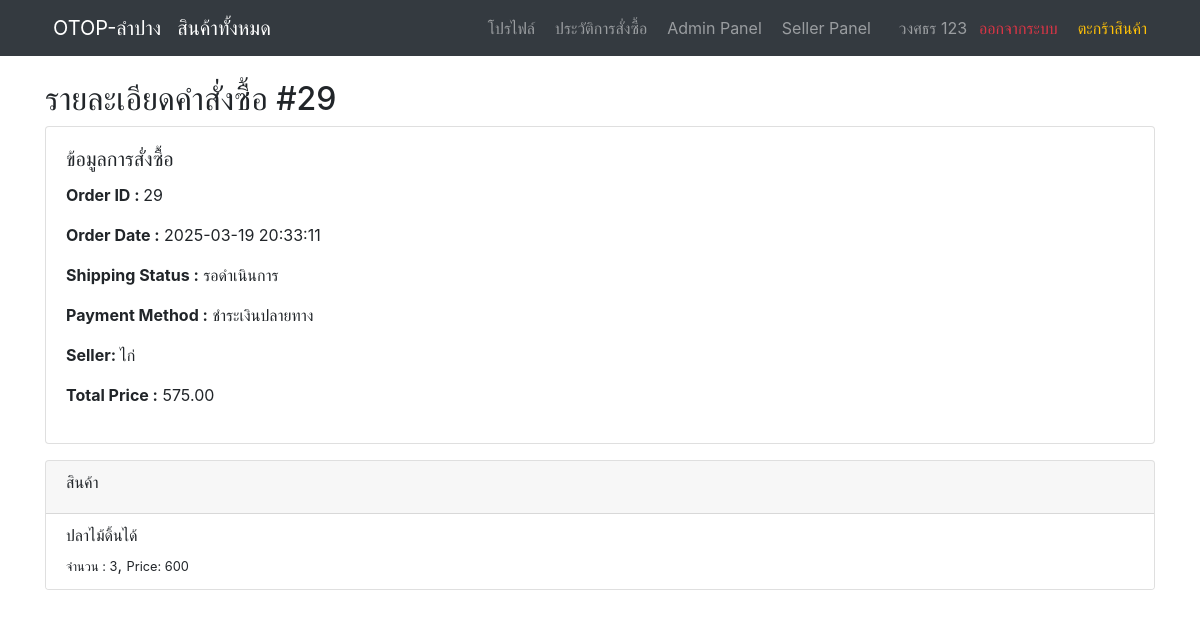
The page /order_details.php?order_id=29 (signed in) on the database its author committed.
### tables this page shows
CREATE TABLE `users` (
  `user_id` int(11) NOT NULL,
  `username` varchar(50) NOT NULL,
  `email` varchar(100) NOT NULL,
  `password` varchar(255) NOT NULL,
  `first_name` varchar(50) DEFAULT NULL,
  `last_name` varchar(50) DEFAULT NULL,
  `created_at` timestamp NOT NULL DEFAULT current_timestamp(),
  `reset_token` varchar(255) DEFAULT NULL,
  `reset_token_expires` int(11) DEFAULT NULL,
  `phone_number` varchar(20) DEFAULT NULL,
  `address` text DEFAULT NULL,
  `is_active` tinyint(1) NOT NULL DEFAULT 1
);

CREATE TABLE `orders` (
  `id` int(11) NOT NULL,
  `user_id` int(11) NOT NULL,
  `total_price` decimal(12,2) NOT NULL CHECK (`total_price` >= 0),
  `status` enum('pending','paid','shipped','completed','cancelled') NOT NULL DEFAULT 'pending',
  `created_at` timestamp NOT NULL DEFAULT current_timestamp(),
  `updated_at` timestamp NOT NULL DEFAULT current_timestamp() ON UPDATE current_timestamp(),
  `discount_id` int(11) DEFAULT NULL,
  `payment_status` enum('pending','completed','failed') DEFAULT 'pending',
  `payment_method_id` int(11) DEFAULT NULL,
  `bank_account_id` int(11) DEFAULT NULL,
  `seller_id` int(11) DEFAULT NULL,
  `shipping_status` enum('pending','packing','shipped','arrived') DEFAULT 'pending'
);

CREATE TABLE `payment_methods` (
  `id` int(11) NOT NULL,
  `name` varchar(100) NOT NULL,
  `description` text DEFAULT NULL,
  `is_active` tinyint(1) DEFAULT 1
);

CREATE TABLE `sellers` (
  `seller_id` int(11) NOT NULL,
  `user_id` int(11) NOT NULL,
  `store_name` varchar(100) NOT NULL,
  `store_description` text DEFAULT NULL,
  `phone_number` varchar(20) DEFAULT NULL,
  `commission_rate` decimal(5,2) DEFAULT NULL,
  `status` enum('active','inactive') NOT NULL DEFAULT 'active',
  `created_at` timestamp NOT NULL DEFAULT current_timestamp(),
  `updated_at` timestamp NOT NULL DEFAULT current_timestamp() ON UPDATE current_timestamp(),
  `seller_email` varchar(255) NOT NULL
);

CREATE TABLE `order_items` (
  `id` int(11) NOT NULL,
  `order_id` int(11) NOT NULL,
  `product_id` int(11) NOT NULL,
  `quantity` int(11) NOT NULL CHECK (`quantity` > 0),
  `price` decimal(10,2) NOT NULL CHECK (`price` >= 0)
);

CREATE TABLE `featured_products` (
  `id` int(11) NOT NULL,
  `seller_id` int(11) NOT NULL,
  `name` varchar(100) NOT NULL,
  `description` text DEFAULT NULL,
  `price` decimal(10,2) NOT NULL CHECK (`price` >= 0),
  `image` varchar(255) DEFAULT NULL,
  `created_at` timestamp NOT NULL DEFAULT current_timestamp(),
  `category_id` int(11) DEFAULT NULL,
  `stock` int(11) NOT NULL DEFAULT 0 CHECK (`stock` >= 0),
  `is_active` tinyint(1) DEFAULT 1
);

### inc/functions.php (called while the page is built, shortened)
<?php
function get_db_results($conn, $sql, $param_types = "", ...$params) {
    $stmt = $conn->prepare($sql);
    if ($param_types != "") {
        $stmt->bind_param($param_types, ...$params);
    }
    if (!$stmt->execute()) {
        error_log("Execute failed: " . $stmt->error);
        return false;
    }
    $result = $stmt->get_result();
    return $result;
}
function getProductNameById($conn, $productId) {
    $sql = "SELECT name FROM featured_products WHERE id = ?";
    $stmt = $conn->prepare($sql);
    $stmt->bind_param("i", $productId);
    if (!$stmt->execute()) {
        error_log("Execute failed: ". $stmt->error);
    }
    $result =  $stmt->get_result();
    if ($result->num_rows>0){
        $row = $result->fetch_assoc();
        return $row['name'];
    } else {
        return  "Product Not Found";
    }
}
?>

### order_details.php (the view, shortened to what this page needs)
<?php
include "inc/db_config.php";
include "inc/functions.php";
$user_id = $_SESSION['user_id'];
$order_id = isset($_GET['order_id']) ? intval($_GET['order_id']) : 0;
$sql_order = "SELECT  o.* ,  p.name AS payment_name,
    s.store_name AS storename
  FROM  orders AS  o
  LEFT JOIN  payment_methods  AS p   ON  o.payment_method_id  = p.id
 LEFT JOIN sellers as s ON o.seller_id  = s.seller_id
  WHERE o.user_id = ?   AND o.id = ?";
$result_order = get_db_results($conn, $sql_order,"ii",  $user_id, $order_id);
$order =  $result_order->fetch_assoc();
$shipping_status_text = "";
switch ($order['shipping_status']) {
    case 'pending':
        $shipping_status_text = 'รอดำเนินการ';
        break;
}
$sql_order_items =  "SELECT * FROM  order_items  WHERE order_id = ?";
$result_order_items =  get_db_results($conn,$sql_order_items,  "i",  $order_id);
?>
    <!DOCTYPE html>
    <html lang="th">
    <head>
        <link rel="stylesheet" href="https://stackpath.bootstrapcdn.com/bootstrap/4.5.2/css/bootstrap.min.css">
    </head>
    <body>
    <?php include "inc/navbar.php" ?>
    <div class="container mt-4">
        <h2> รายละเอียดคำสั่งซื้อ #<?php echo $order['id']; ?></h2>
        <div class="card mb-3">
            <div class="card-body">
                <h5 class="card-title">ข้อมูลการสั่งซื้อ</h5>
                <p><strong>Order ID : </strong>  <?php echo $order['id']; ?></p>
                <p><strong>Order Date :</strong> <?php  echo  $order['created_at'];  ?></p>
                <p><strong>Shipping Status :</strong> <?php echo   $shipping_status_text ?></p>
                <p><strong>Payment Method :</strong>  <?php  echo $order['payment_name']; ?></p>
                <?php  if(isset($order['storename'] ) ):  ?>
                    <p><strong>Seller: </strong><?php echo  $order['storename'] ;  ?></p>
                <?php endif;  ?>
                <p><strong>Total Price :</strong> <?php echo  number_format($order['total_price'] ,2 );  ?></p>
            </div>
        </div>
        <div class="card mb-3">
            <div class="card-header">
                <h6> สินค้า</h6>
            </div>
            <ul class="list-group list-group-flush">
                <?php   if ($result_order_items  && $result_order_items->num_rows  >0 ) :
                    while($item = $result_order_items->fetch_assoc() )  :
                        $productName = getProductNameById($conn, $item['product_id']);
                        ?>
                        <li class="list-group-item">
                            <h6><?php echo   $productName ?></h6>
                            <small>จำนวน :  <?php  echo $item['quantity']  ?></small>,
                            <small>Price:  <?php  echo  number_format( $item['price'] * $item['quantity']);  ?></small>
                        </li>
                    <?php
                    endwhile;
                endif;?>
            </ul>
        </div>
    </div>
    </body>
    </html>

### inc/navbar.php (shortened to what this page needs)
<?php
require_once "db_config.php";
function getUserRoles($conn, $user_id) {
    $roles = array();
    $sql = "SELECT role_id FROM user_roles WHERE user_id = ?";
    $stmt = $conn->prepare($sql);
    $stmt->bind_param("i", $user_id);
    $stmt->execute();
    $result = $stmt->get_result();
    while ($row = $result->fetch_assoc()) {
        $roles[] = $row['role_id'];
    }
    return $roles;
}
?>
<nav class="navbar navbar-expand-lg navbar-dark bg-dark">
    <div class="container">
        <a class="navbar-brand" href="index.php">
            <i class="fas fa-store mr-2"></i>OTOP-ลำปาง
        </a>
        <a class="navbar-brand" href="products_all.php">
            สินค้าทั้งหมด
        </a>
        <div class="collapse navbar-collapse" id="navbarNav">
            <ul class="navbar-nav ml-auto align-items-center">
                <?php if (isset($_SESSION['user_id'])) :
                    $user_id = $_SESSION['user_id'];
                    $roles = getUserRoles($conn, $user_id);
                    $sql_user = "SELECT first_name, last_name FROM users WHERE user_id = ?";
                    $stmt_user = $conn->prepare($sql_user);
                    $stmt_user->bind_param("i", $user_id);
                    $stmt_user->execute();
                    $result_user = $stmt_user->get_result();
                    $user = $result_user->fetch_assoc();
                    $username = $user['first_name'] . ' ' . $user['last_name'];
                    ?>
                    <li class="nav-item">
                        <a class="nav-link" href="profile.php"><i class="fas fa-cog mr-1"></i> โปรไฟล์</a>
                    </li>
                    <li class="nav-item">
                        <a class="nav-link" href="orders_history.php"><i class="fas fa-history mr-1"></i> ประวัติการสั่งซื้อ</a>
                    </li>
                    <?php if (in_array(1, $roles)) : ?>
                    <li class="nav-item">
                        <a class="nav-link" href="Admin_dashboard/dashboard.php"><i class="fas fa-tools mr-1"></i> Admin Panel</a>
                    </li>
                <?php endif; ?>
                    <?php if (in_array(3, $roles)) : ?>
                    <li class="nav-item">
                        <a class="nav-link" href="Seller_dashboard/seller_panel.php"><i class="fas fa-store mr-1"></i> Seller Panel</a>
                    </li>
                <?php endif; ?>
                    <?php include 'notification_icon.php'; ?>
                    <li class="nav-item">
                        <span class="navbar-text"><i class="fas fa-user mr-1"></i> <?php echo htmlspecialchars($username); ?></span>
                    </li>
                    <li class="nav-item">
                        <a class="nav-link text-danger" href="logout.php"><i class="fas fa-sign-out-alt mr-1"></i> ออกจากระบบ</a>
                    </li>
                <?php endif; ?>
                <li class="nav-item">
                    <a class="nav-link text-warning" href="cart.php"><i class="fas fa-shopping-cart mr-1"></i> ตะกร้าสินค้า</a>
                </li>
            </ul>
        </div>
    </div>
</nav>

### rows shown on the page
users: username "วงศธร 123"
orders: id "29", created_at "2025-03-19 20:33:11", shipping_status "รอดำเนินการ", payment_method.name "ชำระเงินปลายทาง", seller.store_name "ไก่", total_price "575.00"
order_items: product.name "ปลาไม้ดิ้นได้", quantity "3", $item['price'] * $item['quantity'] "600"
